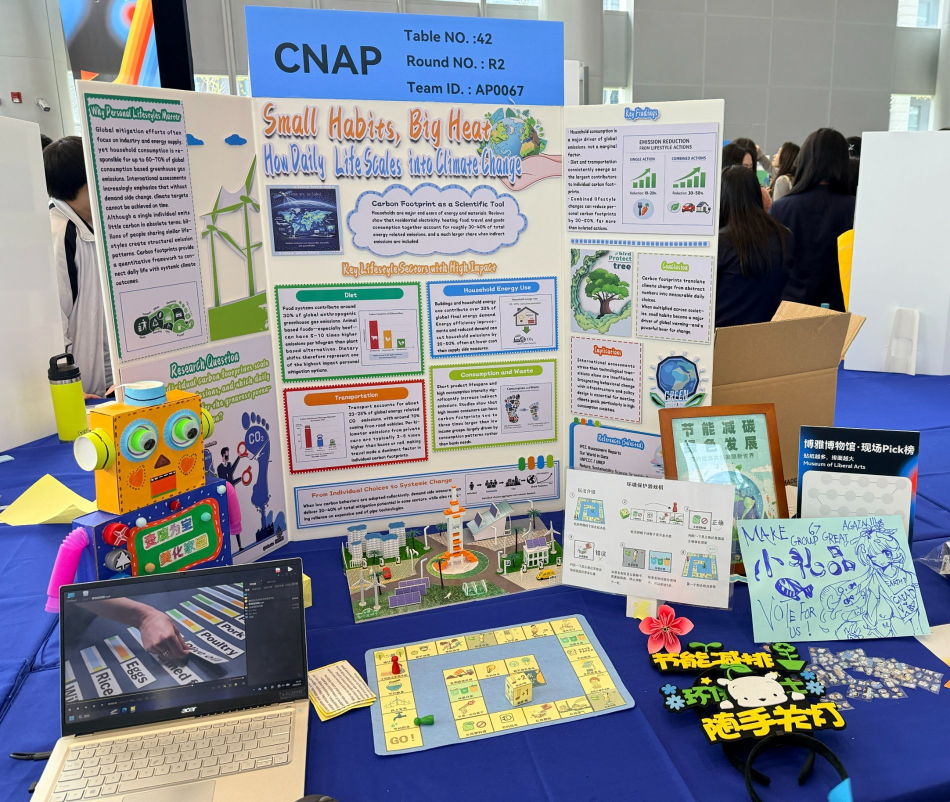
#> input picture src/img/case-01.jpg, 1900 x 1604 px (shown at 1/2 size)
$ python make_webp.py
#> lines starting #> are read from the running program, lines starting #| are printed output that depends on the picture
# -*- coding: utf-8 -*-
"""
make_webp.py — 从 src/img/*.jpg 生成响应式 WebP 变体。

为什么要有这个文件：
    三张海报原图是 1900px 宽的 baseline JPEG，合计 1.73 MB。
    页面里 hero 与展板图实际只显示 560~600 CSS px，
    手机 2 倍屏也只要约 690 px —— 每次都在下载 1900 px 的原图。

产出：
    img/case-0N-640.webp   img/case-0N-960.webp
    img/case-0N-1280.webp  img/case-0N-<原宽>.webp

约束：
    只缩放不改比例 —— data.js 的 analysisRegions 是百分比坐标，
    analysisPositions 也是百分比，改比例会让热点错位。
    不改 EXIF 方向 —— canvas 裁剪按 naturalWidth/Height 算像素区域。

用法：
    python tools/make_webp.py            # 生成/覆盖全部变体
    python tools/make_webp.py --check    # 只校验变体是否与源图同步
"""
from __future__ import annotations

import argparse
import io
import sys
from pathlib import Path

from PIL import Image

HERE = Path(__file__).resolve().parent
ROOT = HERE.parent
IMG = ROOT / "src" / "img"

SOURCES = ["case-01.jpg", "case-02.jpg", "case-03.jpg"]
WIDTHS = [640, 960, 1280]
QUALITY = 80


def widths_for(width: int) -> list[int]:
    """固定档位 + 原宽；原宽小于某档时跳过该档，避免放大失真。"""
    out = [w for w in WIDTHS if w < width]
    out.append(width)
    return out


def variant_name(src_name: str, width: int, orig_width: int) -> str:
    stem = Path(src_name).stem
    suffix = "" if width == orig_width else f"-{width}"
    return f"{stem}{suffix}.webp"


def encode(im: Image.Image, width: int, quality: int) -> bytes:
    height = round(im.height * width / im.width)
    resized = im.resize((width, height), Image.LANCZOS)
    buf = io.BytesIO()
    resized.save(buf, "WEBP", quality=quality, method=6)
    return buf.getvalue()


def main() -> int:
    ap = argparse.ArgumentParser()
    ap.add_argument("--check", action="store_true", help="只比对，不写文件")
    args = ap.parse_args()

    problems: list[str] = []
    total_new = 0

    for src_name in SOURCES:
        src = IMG / src_name
        if not src.exists():
            problems.append(f"缺源图：{src}")
            continue
        with Image.open(src) as im:
#> im is the input picture: PIL image 1900x1604 RGB; mean R, G, B 139.6, 142.6, 149.6
            im = im.convert("RGB")
            orig_w = im.width
#> orig_w = 1900
            for width in widths_for(orig_w):
                out = IMG / variant_name(src_name, width, orig_w)
                data = encode(im, width, QUALITY)
                total_new += len(data)
                if args.check:
                    if not out.exists():
                        problems.append(f"缺变体：{out.name}")
                    elif out.stat().st_size != len(data):
                        problems.append(
                            f"变体与源图不同步：{out.name} "
                            f"（现有 {out.stat().st_size} B，按源图重建为 {len(data)} B）"
                        )
                else:
                    out.write_bytes(data)
                    print(f"[OK] {out.name:24s} {width:>4}px  {len(data) / 1024:6.1f} KB")
#> this loop made 4 passes
#> total_new on passes 1 to 4: 77588, 226954, 454246, 851072
#| [OK] case-01-640.webp          640px    75.8 KB
#| [OK] case-01-960.webp          960px   145.9 KB
#| [OK] case-01-1280.webp        1280px   222.0 KB
#| [OK] case-01.webp             1900px   387.5 KB
#> pass 1, in encode, `resized = im.resize((width, height), Image.LANCZOS)`:
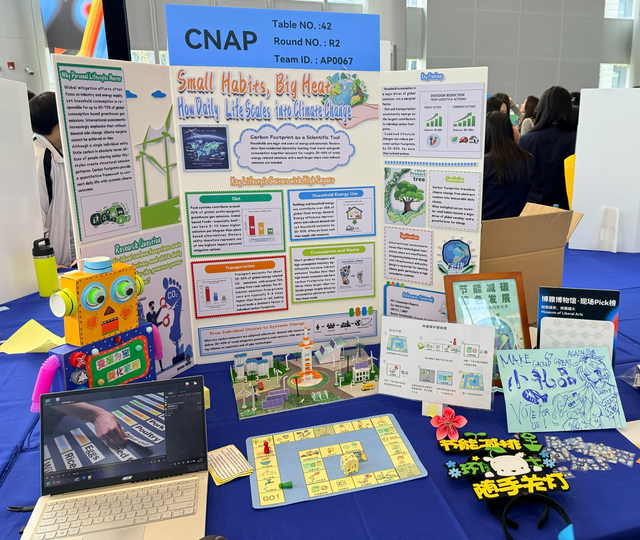
#> resized: PIL image 640x540 RGB; mean R, G, B 139.6, 142.6, 149.6
#> pass 3, in encode (call 3), `resized = im.resize((width, height), Image.LANCZOS)`:
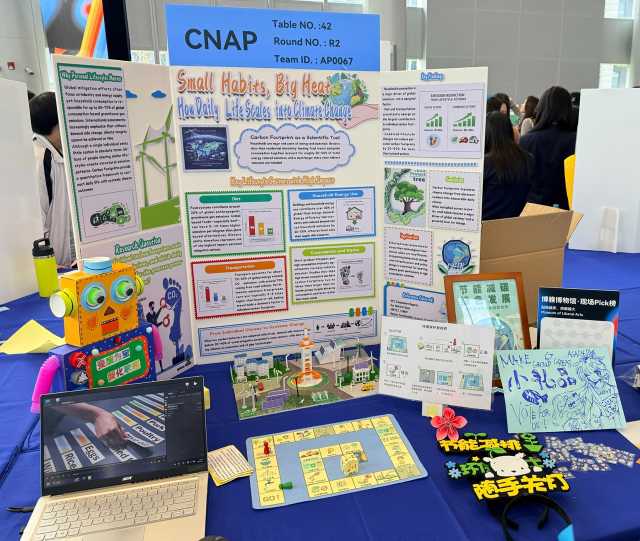
#> resized: PIL image 1280x1081 RGB (shown at 1/2 size); mean R, G, B 139.6, 142.6, 149.6
#> after the loop, problems = []; total_new = 851072
#> pass 2 of the loop in main, `for src_name in SOURCES:`:
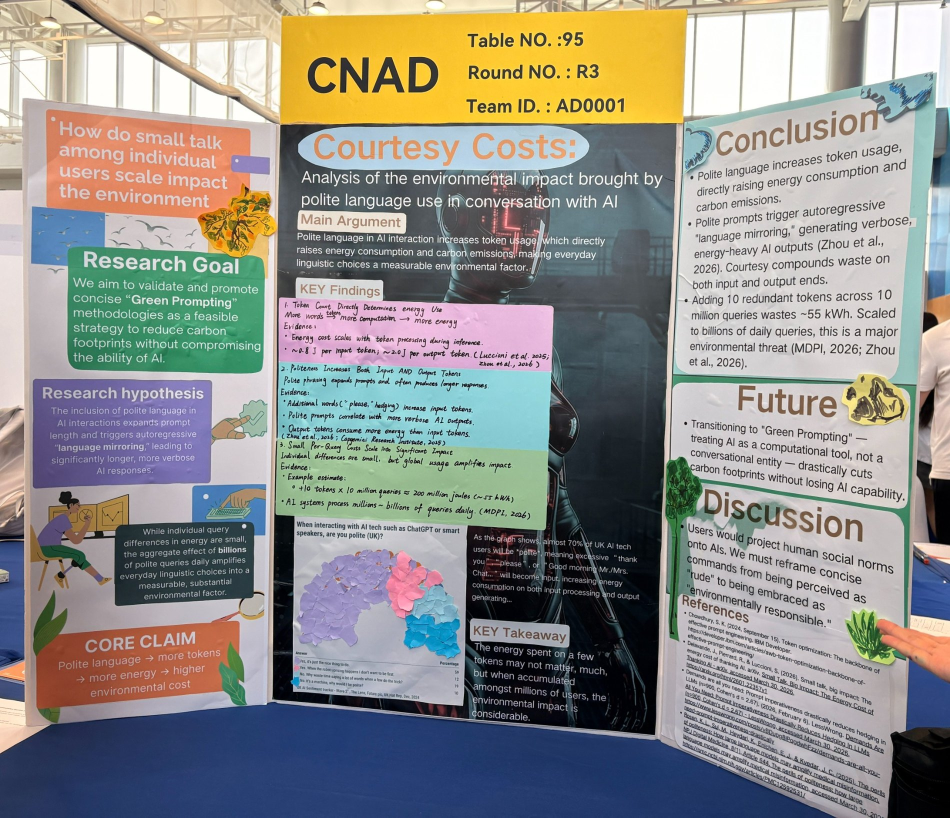
#> input picture src/img/case-02.jpg, 1900 x 1635 px (shown at 1/2 size)
#> in main, im is the input picture: PIL image 1900x1635 RGB; mean R, G, B 142.6, 142.1, 137.7
#> the loop in main, `for width in widths_for(orig_w):` made 4 passes
#> total_new on passes 1 to 4: 924514, 1064686, 1277472, 1621224
#> (printed output is left out)
#> pass 1, in encode (call 5), `resized = im.resize((width, height), Image.LANCZOS)`:
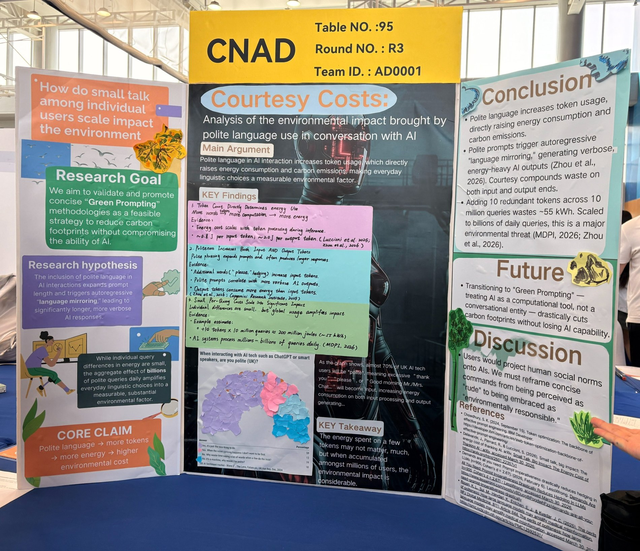
#> resized: PIL image 640x551 RGB; mean R, G, B 142.6, 142.1, 137.7
#> after the loop in main, `for width in widths_for(orig_w):`: total_new = 1621224
#> pass 3 of the loop in main, `for src_name in SOURCES:`:
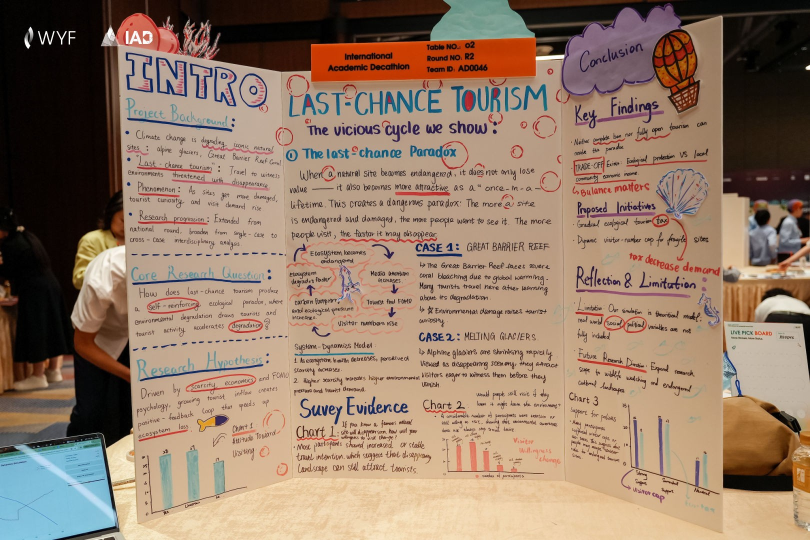
#> input picture src/img/case-03.jpg, 1620 x 1080 px (shown at 1/2 size)
#> in main, im is the input picture: PIL image 1620x1080 RGB; mean R, G, B 147.9, 123.6, 104.3
#> the loop in main, `for width in widths_for(orig_w):` made 4 passes
#> total_new on passes 1 to 4: 1672000, 1766338, 1908520, 2114918
#> (printed output is left out)
#> pass 1, in encode (call 9), `resized = im.resize((width, height), Image.LANCZOS)`:
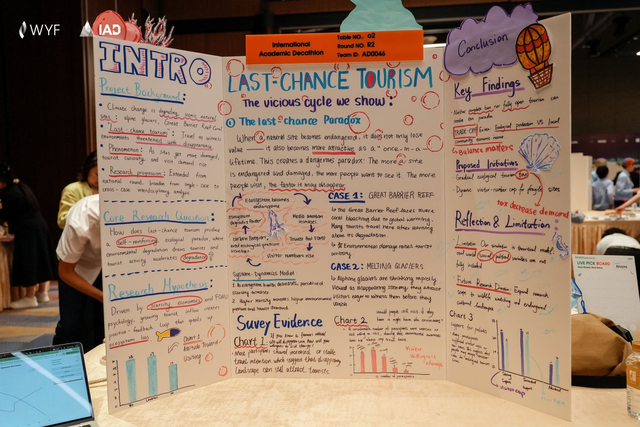
#> resized: PIL image 640x427 RGB; mean R, G, B 147.9, 123.6, 104.3
#> after the loop in main, `for width in widths_for(orig_w):`: total_new = 2114918

    if args.check:
        print("\n=== 变体同步检查 ===")
        if problems:
            for p in problems:
                print("[FAIL]", p)
            return 1
        print("[OK] 全部变体与源图同步")
        return 0

    print(f"\n新增变体合计 {total_new / 1024:.0f} KB（原三张 JPEG 合计 1733 KB）")
#| 新增变体合计 2065 KB（原三张 JPEG 合计 1733 KB）
    return 0


if __name__ == "__main__":
    sys.exit(main())
#> (the program exits here)
